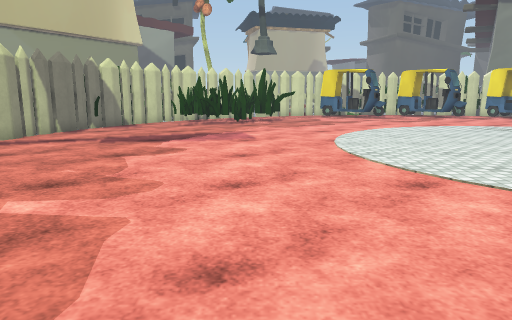
view 1 (above)

24 first-person views from a walk through a 3-D level made in the Unity game engine. The camera is 1.2 m above the floor, tilts 10° down and sees 70° across. The floor is counted in squares, 1 m on a side. Each view is taken from the middle of a square. On the plan, view 1 faces up. The plan holds only what a view shows up to about 15 squares ahead; the rest is blank. The place goes on beyond the plan. Some surface patterns are stand-ins.

view 2
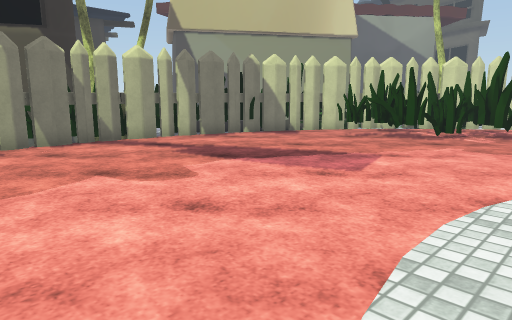

view 3
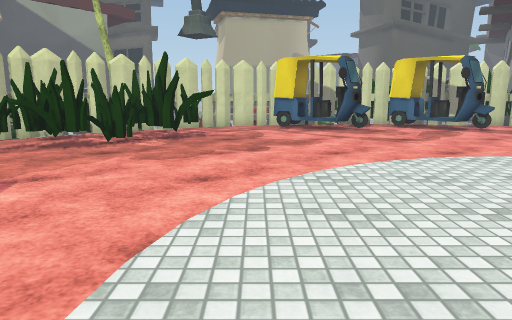

view 4
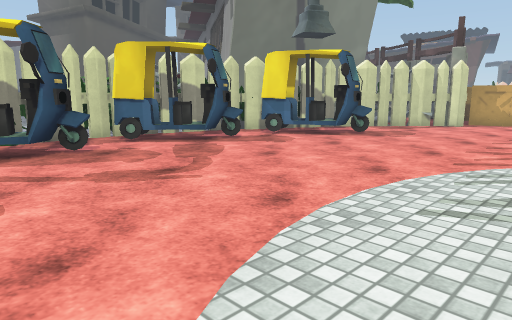

view 5
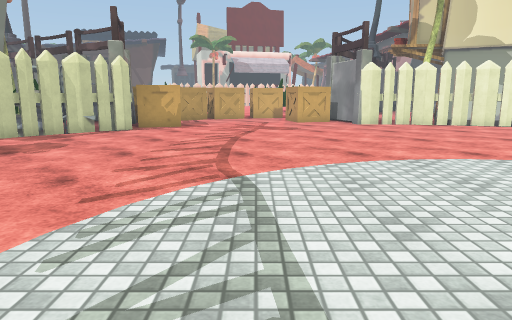

view 6
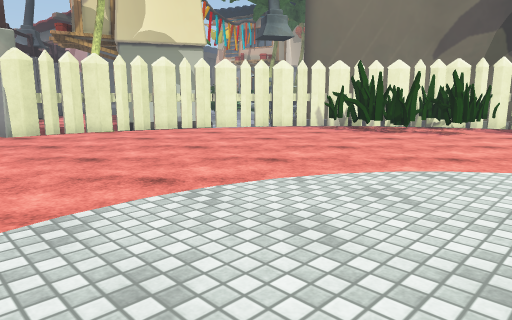

view 7
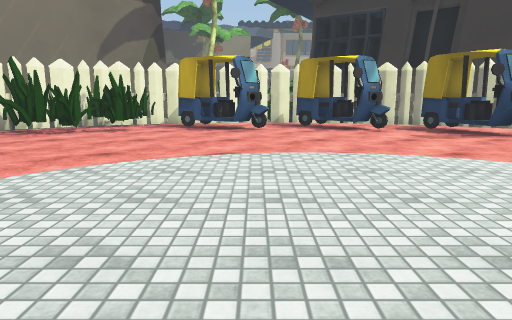

view 8
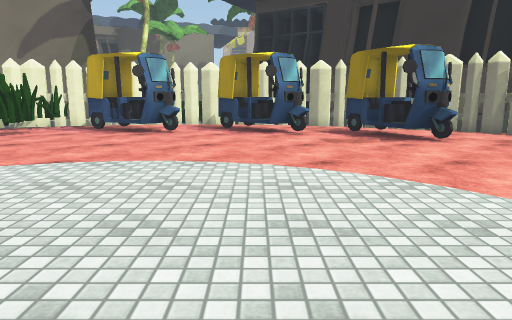

view 9
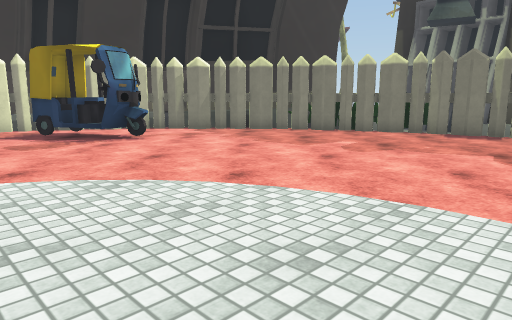

view 10
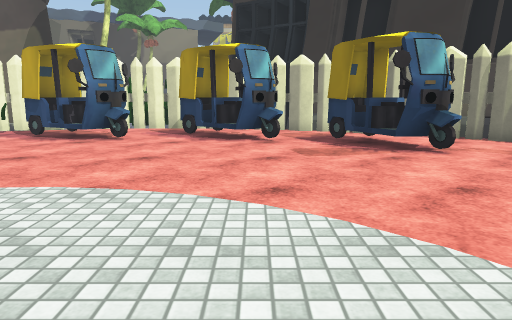

view 11
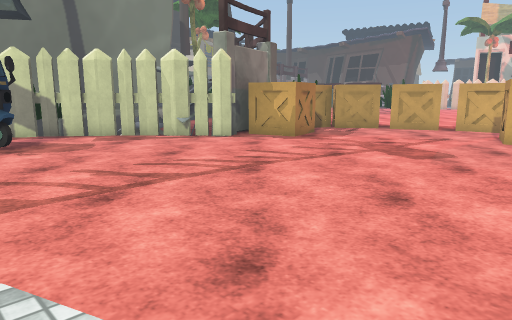

view 12
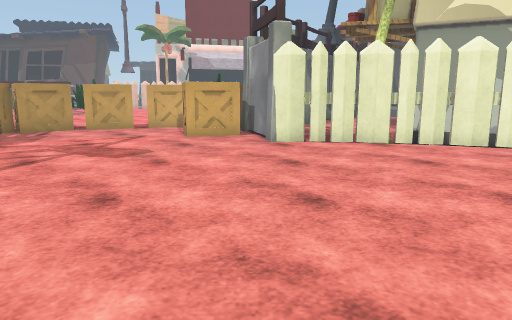

view 13
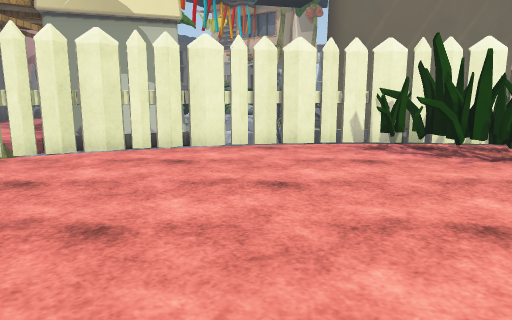

view 14
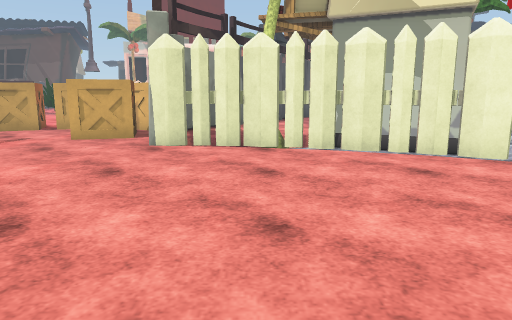

view 15
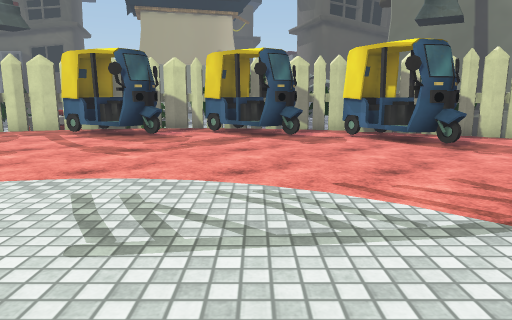

view 16
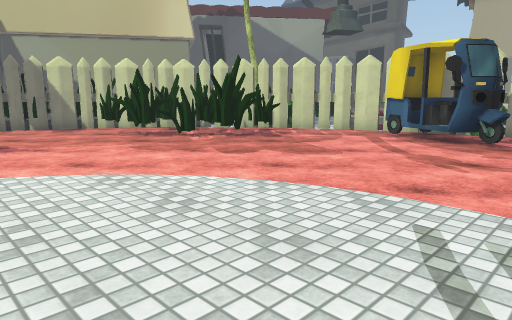

view 17
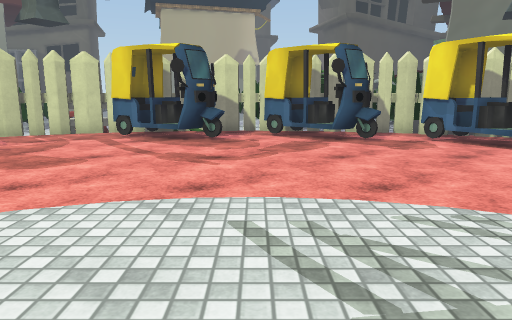

view 18
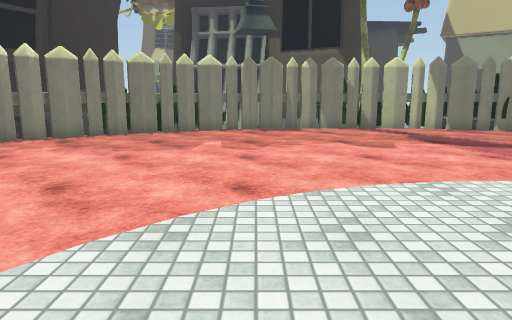

view 19
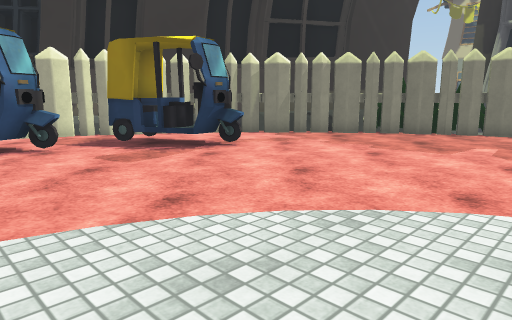

view 20
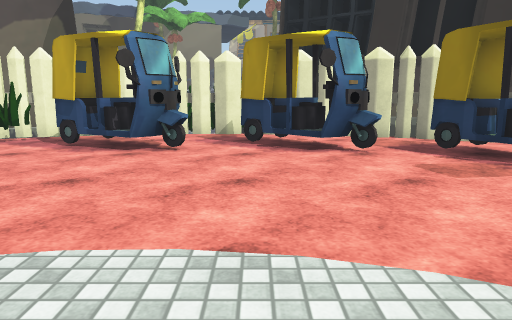

view 21
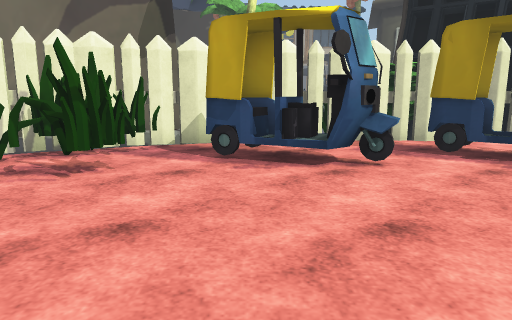

view 22
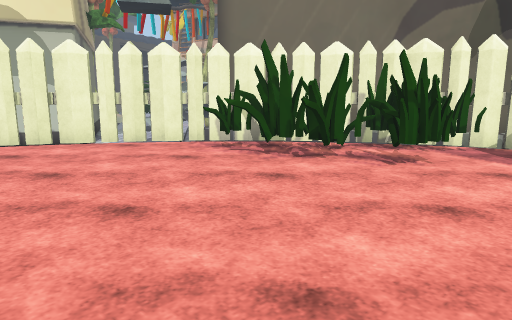

view 23
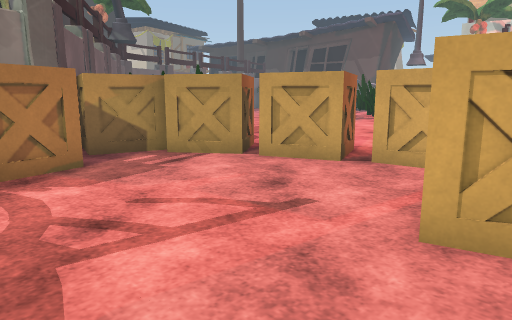

view 24
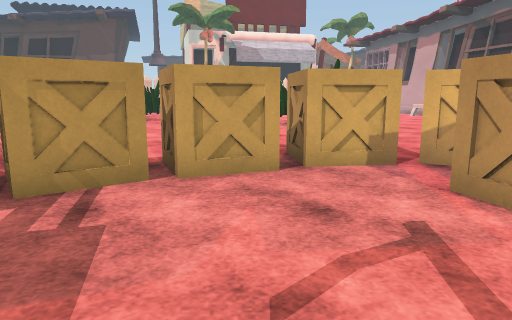

### Floor plan
Key: @ floor where view 1 was taken; # wall or solid block; . main floor; : floor 0.5 m higher than the main floor; - floor 0.5 m lower than the main floor; = window, fence, low wall or low ledge; O other object.
Columns run from 9 left of view 1 to 29 right of it. Each row starts with its distance up from view 1.
 24              OOO OOOOOO   ###       OO
 23           OOO  O##O OOOO  O:##   OOO
 22           OOOOO..OOO.OOOO O -O     O
 21       OOOO...OOOO.OOO.OOOO
 20       OOO......OO..OO.OO..OOOO   OO
 19     O OO.OO............OO..OOO    O
 18     OOOOOOO............OO...OOOO #
 17    OOOOOOOOO.................OO#OOO
 16   OOO.OOOO....................OO .OO
 15   OO..OOO......................OO..OOO
 14   OO...............................OO
 13 OOOO................................OO
 12 OOO.................................OOO
 11  OO.................................O
 10 OOO..............................OOOO
  9 OO#.............   ..............OOOO
  8 OO#.............................O##O
  7   O.............................#O..#OO
  6   O.............................# ...OO
  5   O.............................O   .
  4   OO............................O -...
  3 O OO...........................OO ##..
  2 O OO...........................O  #
  1  OOOO.........................OO ##
  0   OOOO...@....................O--#
 -1  #OO-OO...OO............OOO..OOOO#
 -2  ###=-OO.OOO...........OOOOOOOOOO--#
 -3    ###-O..OOOOO...OO..OOOOOOO OOO
 -4       ##OO.O OOOO.OOOO.OOOOO-OOOO
 -5       ###OOO...OO..OOOOOOOO ##OO
 -6         ## OOOO#......OOO   #
 -7            ##OO#####OOO  ###
 -8            ##  OO OOO  .##
 -9             #  OO  OOO###

Where each view was taken, in squares from view 1:
view 1: 0 up, 0 right, facing up
view 2: 5 up, 3 right, facing up-left
view 3: 7 up, 3 right, facing up
view 4: 12 up, 4 right, facing up-right
view 5: 12 up, 7 right, facing right
view 6: 10 up, 10 right, facing down-right
view 7: 10 up, 9 right, facing down
view 8: 9 up, 6 right, facing down
view 9: 9 up, 6 right, facing down-left
view 10: 7 up, 5 right, facing down
view 11: 8 up, 13 right, facing up-right
view 12: 8 up, 13 right, facing right
view 13: 6 up, 14 right, facing down-right
view 14: 5 up, 14 right, facing right
view 15: 9 up, 10 right, facing up
view 16: 10 up, 9 right, facing up-left
view 17: 10 up, 8 right, facing up
view 18: 5 up, 7 right, facing left
view 19: 6 up, 7 right, facing down-left
view 20: 5 up, 7 right, facing down
view 21: 3 up, 11 right, facing down
view 22: 4 up, 11 right, facing down-right
view 23: 9 up, 21 right, facing up-right
view 24: 13 up, 21 right, facing right
